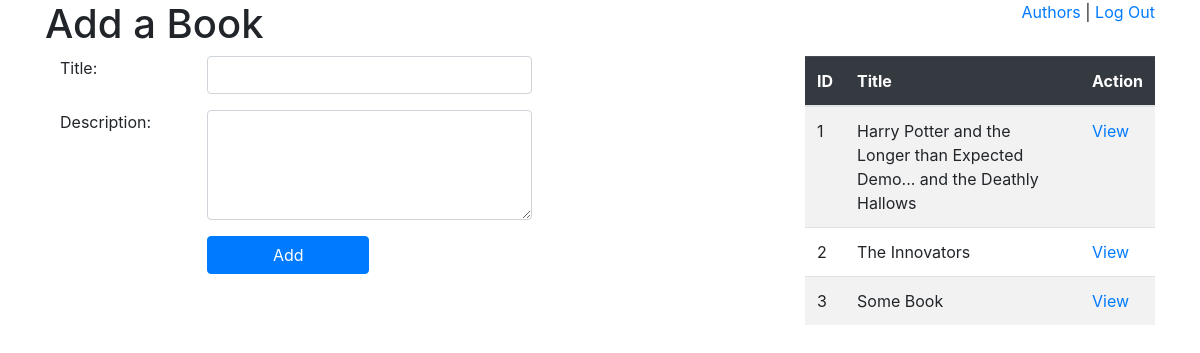
The app's page /dashboard/books (signed in) with its own data.
### BooksAuthorsApp/models.py (models this page shows)
class Book(models.Model):
    title = models.CharField(max_length=75)
    description = models.TextField()
    uploaded_by = models.ForeignKey(User, related_name="books_created", on_delete=models.CASCADE)
    created_at = models.DateTimeField(auto_now_add=True)
    updated_at = models.DateTimeField(auto_now=True)
    objects = BookManager()

### BooksAuthorsApp/views.py (the view)
# urls.py: path('/books', views.books),
def books(request):
    if 'user_id' not in request.session:
        return redirect('/')
    context = {
        "books": Book.objects.all()
    }
    return render(request, "books.html", context)

### BooksAuthorsApp/templates/books.html (shortened to what this page needs)
<!DOCTYPE html>
<html lang="en">
<head>
    <link rel="stylesheet" href="https://stackpath.bootstrapcdn.com/bootstrap/4.4.1/css/bootstrap.min.css">
</head>
<body>
    <div class="container">
        <div class="row">
            <div class="col-7">
                <h1>Add a Book</h1>
            </div>
            <div class="col-5 text-right">
                <a href="/dashboard/authors">Authors</a> | <a href="/logout">Log Out</a>
            </div>
        </div>
        <div class="row">
            <div class="col-12 col-md-8">
                <div class="col-12">
                    <div class="row">
                        <form class="col-12 col-md-8" action="/dashboard/books/create" method="POST">
                            <div class="row form-group">
                                <label for="title" class="col-12 col-md-4">Title: </label>
                                <input type="text" name="title" class="col-12 col-md-8 form-control">
                            </div>
                            <div class="row form-group">
                                <label for="description" class="col-12 col-md-4">Description: </label>
                                <textarea name="description" rows="4" class="col-12 col-md-8 form-control"></textarea>
                            </div>
                            <div class="row form-group">
                                <div class="col-4"></div>
                                <input type="submit" value="Add" class="btn btn-primary col-6 col-md-4">
                            </div>
                        </form>
                    </div>
                </div>
            </div>
            <div class="col-12 col-md-4">
                <table class="table table-striped">
                    <thead class="table-dark">
                        <tr>
                            <th>ID</th>
                            <th>Title</th>
                            <th>Action</th>
                        </tr>
                    </thead>
                    <tbody>
                        {% for book in books %}
                        <tr>
                            <td>{{book.id}}</td>
                            <td>{{book.title}}</td>
                            <td><a href="/dashboard/books/{{book.id}}">View</a></td>
                        </tr>
                        {% endfor %}
                    </tbody>
                </table>
            </div>
        </div>
    </div>
</body>
</html>

### records on screen
Book: id "1", title "Harry Potter and the Longer than Expected Demo... and the Deathly Hallows"
Book: id "2", title "The Innovators"
Book: id "3", title "Some Book"
